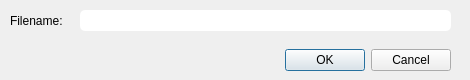
<?xml version="1.0" encoding="UTF-8"?>
<ui version="4.0">
 <class>Dialog</class>
 <widget class="QDialog" name="Dialog">
  <property name="geometry">
   <rect>
    <x>0</x>
    <y>0</y>
    <width>470</width>
    <height>80</height>
   </rect>
  </property>
  <property name="windowTitle">
   <string>Dialog</string>
  </property>
  <widget class="QDialogButtonBox" name="buttonBox">
   <property name="geometry">
    <rect>
     <x>280</x>
     <y>40</y>
     <width>171</width>
     <height>41</height>
    </rect>
   </property>
   <property name="orientation">
    <enum>Qt::Horizontal</enum>
   </property>
   <property name="standardButtons">
    <set>QDialogButtonBox::Cancel|QDialogButtonBox::Ok</set>
   </property>
  </widget>
  <widget class="QLabel" name="label">
   <property name="geometry">
    <rect>
     <x>10</x>
     <y>10</y>
     <width>60</width>
     <height>21</height>
    </rect>
   </property>
   <property name="text">
    <string>Filename:</string>
   </property>
  </widget>
  <widget class="QLineEdit" name="lineEdit">
   <property name="geometry">
    <rect>
     <x>80</x>
     <y>10</y>
     <width>371</width>
     <height>21</height>
    </rect>
   </property>
   <property name="styleSheet">
    <string notr="true">border-radius: 5px;</string>
   </property>
  </widget>
 </widget>
 <resources/>
 <connections>
  <connection>
   <sender>buttonBox</sender>
   <signal>accepted()</signal>
   <receiver>Dialog</receiver>
   <slot>accept()</slot>
   <hints>
    <hint type="sourcelabel">
     <x>248</x>
     <y>254</y>
    </hint>
    <hint type="destinationlabel">
     <x>157</x>
     <y>274</y>
    </hint>
   </hints>
  </connection>
  <connection>
   <sender>buttonBox</sender>
   <signal>rejected()</signal>
   <receiver>Dialog</receiver>
   <slot>reject()</slot>
   <hints>
    <hint type="sourcelabel">
     <x>316</x>
     <y>260</y>
    </hint>
    <hint type="destinationlabel">
     <x>286</x>
     <y>274</y>
    </hint>
   </hints>
  </connection>
 </connections>
</ui>
